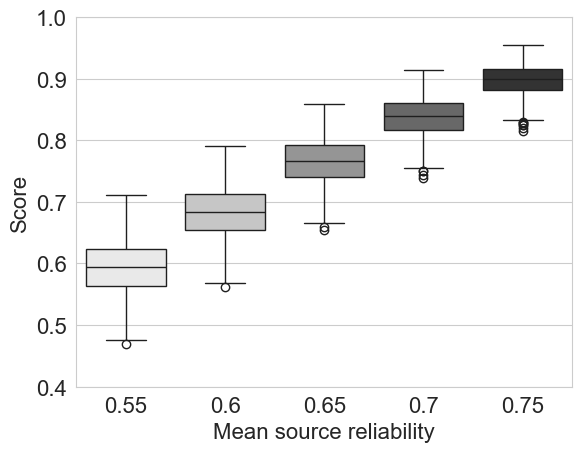

Python code for this plot:
from math import comb

import matplotlib.pyplot as plt
import numpy as np
import pandas as pd
import seaborn as sns

from models.generate_teams import generate_expert_team
from models.sources import Sources


def boxplot_individual_scores(n_sources: int = 13, heuristic_size: int = 5, show=False):
    scores_df = pd.DataFrame()
    rel_mean_list = [0.55, 0.6, 0.65, 0.7, 0.75]
    for rel_mean in rel_mean_list:
        reliability_distribution = ("equi", rel_mean, 0.2)
        sources = Sources(n_sources, reliability_distribution)
        n_possible_heuristics = comb(n_sources, heuristic_size)
        team = generate_expert_team(sources, heuristic_size, n_possible_heuristics)
        data = np.array([agent.score for agent in team.members])
        data_df = pd.DataFrame(data, columns=[rel_mean])
        scores_df = pd.concat([scores_df, data_df], axis=1)

    sns.set_style("whitegrid")
    font_style = {"family": "Times New Roman", "size": 12}
    plt.rc("font", **font_style)
    plt.figure(figsize=(6, 3))

    fig = sns.boxplot(data=scores_df, palette="Grays")
    fig.set_yticks(0.4 + 0.1 * np.arange(7, dtype=int))
    # fig.set_title("Individual scores")
    fig.set_xlabel("Mean source reliability")
    fig.set_ylabel("Score")
    if show:
        plt.show()

    plt.savefig(
        "./figures/images/individual_scores.eps",
        bbox_inches="tight",
        dpi=800,
        format="eps",
    )
    plt.savefig("./figures/images/individual_scores.png", bbox_inches="tight", dpi=800)
    plt.close()


def df_individual_scores(n_sources: int = 13, heuristic_size: int = 5):
    data_scores = np.array([])
    scores_df = pd.DataFrame()
    rel_mean_list = [0.55, 0.6, 0.65, 0.7, 0.75]
    for n_sources in [13, 17]:
        for rel_mean in rel_mean_list:
            reliability_distribution = ("equi", rel_mean, 0.2)
            sources = Sources(n_sources, reliability_distribution)
            n_possible_heuristics = comb(n_sources, heuristic_size)
            team = generate_expert_team(sources, heuristic_size, n_possible_heuristics)
            data = np.array([agent.score for agent in team.members])
            data = np.array([agent.score for agent in team.members])
            data_mean = data.mean() * 100
            data_std = data.std() * 100
            data_max = data.max() * 100
            data_min = data.min() * 100
            data_5 = np.percentile(data, 5) * 100
            data_25 = np.percentile(data, 25) * 100
            data_75 = np.percentile(data, 75) * 100
            data_95 = np.percentile(data, 95) * 100
            data_scores = np.concatenate(
                [
                    data_scores,
                    [
                        f"{n_sources:.0f}",
                        f"{rel_mean * 100:.0f}",
                        f"{data_mean:.1f}",
                        f"{data_min:.1f}",
                        f"{data_5:.1f}",
                        f"{data_25:.1f}",
                        f"{data_75:.1f}",
                        f"{data_95:.1f}",
                        f"{data_max:.1f}",
                        f"{data_std:.1f}",
                    ],
                ]
            )

    data_scores = np.reshape(data_scores, (10, 10))
    scores_df = pd.DataFrame(
        data_scores,
        columns=[
            "n_sources",
            "rel_mean",
            "mean",
            "min",
            "5th_pct",
            "25th_pct",
            "75th_pct",
            "95th_pct",
            "max",
            "std",
        ],
    )
    scores_df.style.format(
        subset=[
            "mean",
            "std",
            "max",
            "min",
            "5th_pct",
            "25th_pct",
            "75th_pct",
            "95th_pct",
        ],
        precision=3,
    )
    scores_df.style.format(subset=["n_sources"], precision=0)
    scores_df.sort_values("rel_mean", inplace=True)
    return scores_df


if __name__ == "__main__":
    boxplot_individual_scores()
